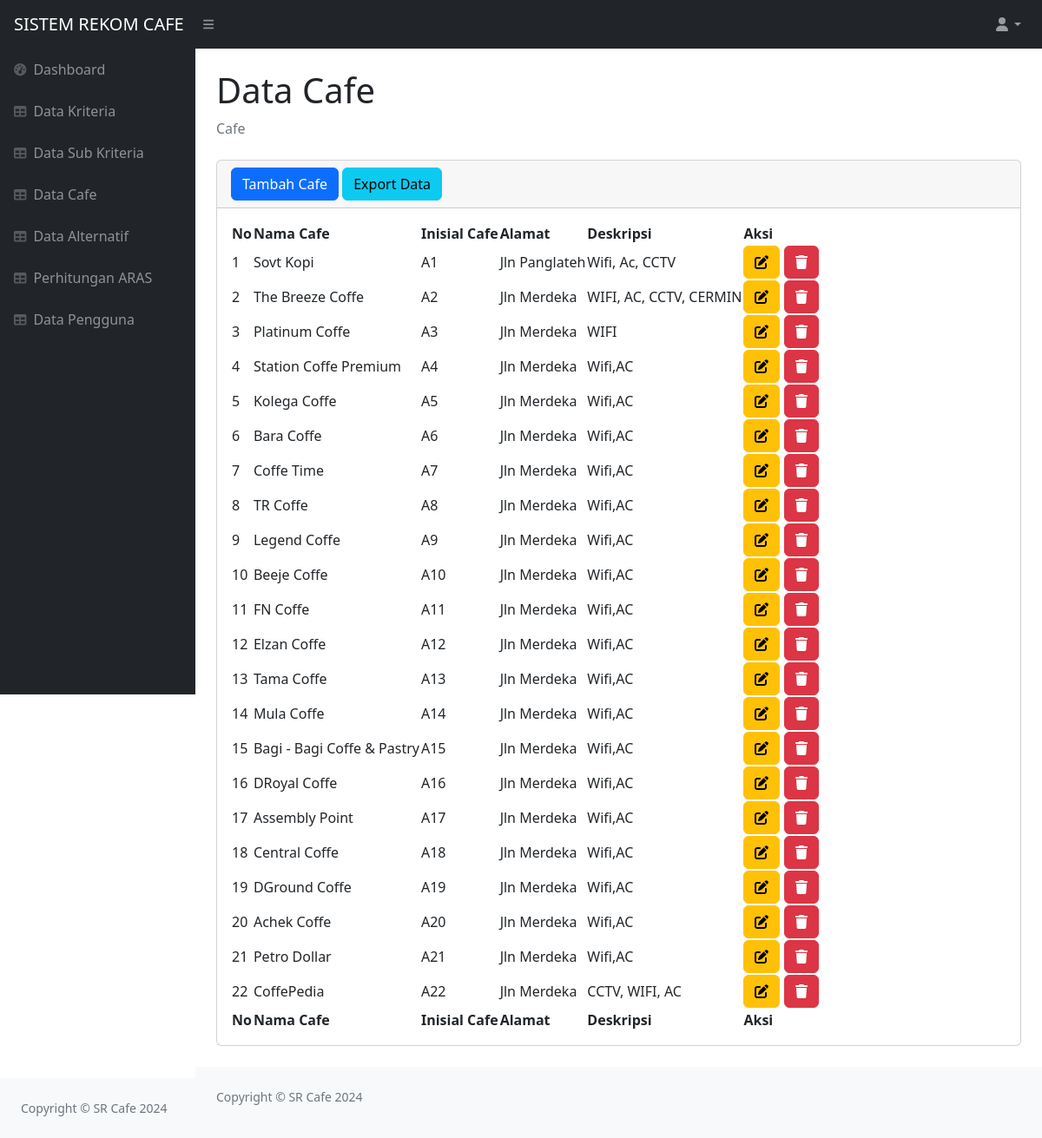
Page /index.php?page=data_cafe (signed in) on the committed database.
### tables this page shows
CREATE TABLE IF NOT EXISTS `cafes` (
  `id_cafe` int(11) NOT NULL AUTO_INCREMENT,
  `nm_cafe` varchar(100) DEFAULT NULL,
  `inisial_cafe` varchar(100) DEFAULT NULL,
  `alamat` varchar(100) DEFAULT NULL,
  `deskripsi` text,
  PRIMARY KEY (`id_cafe`) USING BTREE
);

### dt_cafe.php (the view, shortened to what this page needs)
<?php
require 'proses/koneksi.php';
$sql = mysqli_query($conn, "SELECT * FROM cafes");
?>
<h1 class="mt-4">Data Cafe</h1>
<ol class="breadcrumb mb-4">
    <li class="breadcrumb-item active">Cafe</li>
</ol>
<div class="card mb-4">
    <div class="card-header">
        <button type="button" class="btn btn-primary" data-bs-toggle="modal" data-bs-target="#ModalTambah">Tambah Cafe</button>
        <a href="proses/excafe.php" target="_blank" class="btn btn-info">Export Data</a>
    </div>
    <div class="card-body">
        <table id="datatablesSimple">
            <thead>
                <tr>
                    <th>No</th>
                    <th>Nama Cafe</th>
                    <th>Inisial Cafe</th>
                    <th>Alamat</th>
                    <th>Deskripsi</th>
                    <th>Aksi</th>
                </tr>
            </thead>
            <tfoot>
                <tr>
                    <th>No</th>
                    <th>Nama Cafe</th>
                    <th>Inisial Cafe</th>
                    <th>Alamat</th>
                    <th>Deskripsi</th>
                    <th>Aksi</th>
                </tr>
            </tfoot>
            <tbody>
                <?php
                $no = 1;
                while ($data = mysqli_fetch_array($sql)) {
                    $id_cafe = $data['id_cafe'];
                    $nm_cafe = $data['nm_cafe'];
                    $inisial_cafe = $data['inisial_cafe'];
                    $alamat = $data['alamat'];
                    $deskripsi = $data['deskripsi'];
                ?>
                    <tr>
                        <td><?= $no++; ?></td>
                        <td><?= $nm_cafe; ?></td>
                        <td><?= $inisial_cafe; ?></td>
                        <td><?= $alamat; ?></td>
                        <td><?= $deskripsi; ?></td>
                        <td>
                            <button type="button" class="btn btn-warning" data-bs-toggle="modal" data-bs-target="#ModalEdit<?= $id_cafe; ?>">
                                <i class="fa-solid fa-pen-to-square"></i>
                            </button>
                            <button type="button" class="btn btn-danger" data-bs-toggle="modal" data-bs-target="#ModalHapus<?= $id_cafe; ?>">
                                <i class="fa-solid fa-trash"></i>
                            </button>
                        </td>
                    </tr>
                <?php
                }
                ?>
            </tbody>
        </table>
    </div>
</div>
</div>
</main>
<footer class="py-4 bg-light mt-auto">
    <div class="container-fluid px-4">
        <div class="d-flex align-items-center justify-content-between small">
            <div class="text-muted">Copyright &copy; SR Cafe 2024</div>
        </div>
    </div>
</footer>
</div>
</div>
</body>
</html>

### rows in the picture
cafes: nm_cafe "Sovt Kopi", inisial_cafe "A1", alamat "Jln Panglateh", deskripsi "Wifi, Ac, CCTV"
cafes: nm_cafe "The Breeze Coffe", inisial_cafe "A2", alamat "Jln Merdeka", deskripsi "WIFI, AC, CCTV, CERMIN"
cafes: nm_cafe "Platinum Coffe", inisial_cafe "A3", alamat "Jln Merdeka", deskripsi "WIFI"
cafes: nm_cafe "Station Coffe Premium", inisial_cafe "A4", alamat "Jln Merdeka", deskripsi "Wifi,AC"
cafes: nm_cafe "Kolega Coffe", inisial_cafe "A5", alamat "Jln Merdeka", deskripsi "Wifi,AC"
cafes: nm_cafe "Bara Coffe", inisial_cafe "A6", alamat "Jln Merdeka", deskripsi "Wifi,AC"
cafes: nm_cafe "Coffe Time", inisial_cafe "A7", alamat "Jln Merdeka", deskripsi "Wifi,AC"
cafes: nm_cafe "TR Coffe", inisial_cafe "A8", alamat "Jln Merdeka", deskripsi "Wifi,AC"
cafes: nm_cafe "Legend Coffe", inisial_cafe "A9", alamat "Jln Merdeka", deskripsi "Wifi,AC"
cafes: nm_cafe "Beeje Coffe", inisial_cafe "A10", alamat "Jln Merdeka", deskripsi "Wifi,AC"
cafes: nm_cafe "FN Coffe", inisial_cafe "A11", alamat "Jln Merdeka", deskripsi "Wifi,AC"
cafes: nm_cafe "Elzan Coffe", inisial_cafe "A12", alamat "Jln Merdeka", deskripsi "Wifi,AC"
cafes: nm_cafe "Tama Coffe", inisial_cafe "A13", alamat "Jln Merdeka", deskripsi "Wifi,AC"
cafes: nm_cafe "Mula Coffe", inisial_cafe "A14", alamat "Jln Merdeka", deskripsi "Wifi,AC"
cafes: nm_cafe "Bagi - Bagi Coffe & Pastry", inisial_cafe "A15", alamat "Jln Merdeka", deskripsi "Wifi,AC"
cafes: nm_cafe "DRoyal Coffe", inisial_cafe "A16", alamat "Jln Merdeka", deskripsi "Wifi,AC"
cafes: nm_cafe "Assembly Point", inisial_cafe "A17", alamat "Jln Merdeka", deskripsi "Wifi,AC"
cafes: nm_cafe "Central Coffe", inisial_cafe "A18", alamat "Jln Merdeka", deskripsi "Wifi,AC"
cafes: nm_cafe "DGround Coffe", inisial_cafe "A19", alamat "Jln Merdeka", deskripsi "Wifi,AC"
cafes: nm_cafe "Achek Coffe", inisial_cafe "A20", alamat "Jln Merdeka", deskripsi "Wifi,AC"
cafes: nm_cafe "Petro Dollar", inisial_cafe "A21", alamat "Jln Merdeka", deskripsi "Wifi,AC"
cafes: nm_cafe "CoffePedia", inisial_cafe "A22", alamat "Jln Merdeka", deskripsi "CCTV, WIFI, AC"
